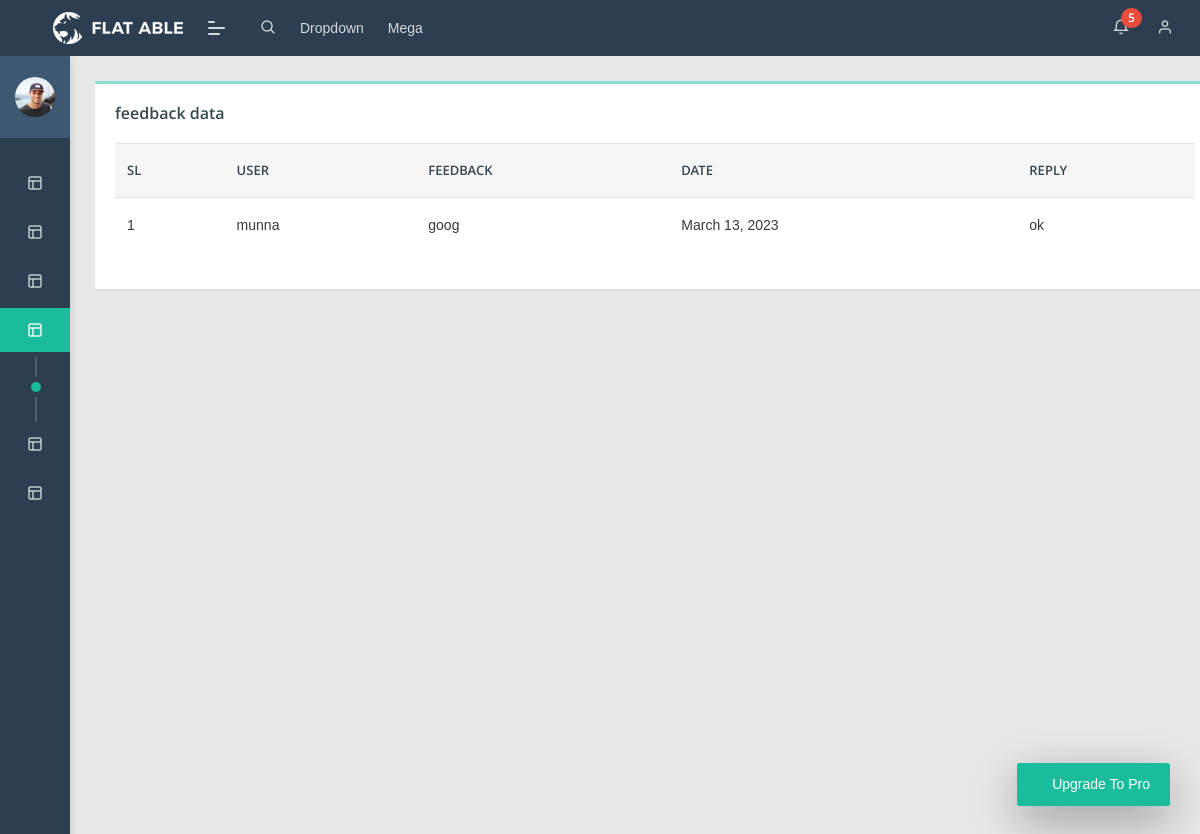
The app's page /feedbacks (signed in) with its own data.
### homeservice_app/models.py (models this page shows)
class Complaints(models.Model):
    user = models.ForeignKey(Login, on_delete=models.DO_NOTHING)
    feedback = models.TextField()
    date = models.DateField(auto_now=True)
    reply = models.TextField(null=True, blank=True)

class Login(AbstractUser):
    is_customer=models.BooleanField(default=False)
    is_workers=models.BooleanField(default=False)

### homeservice_app/views.py (the view)
# urls.py: path("feedbacks", views.feedbacks, name="feedbacks"),
@login_required(login_url='loginpage')
def feedbacks(request):
    n = Complaints.objects.all()
    return render(request,"admin/feedbacks.html",{"feedbacks":n})

### templates/admin/feedbacks.html (shortened to what this page needs)
{% extends "admin/admin base.html" %}
{% block content %}
<div class="card" style="width: 70rem;">
    <div class="card-body">
    <h5 class="card-title">feedback data</h5>
<table class="table">
  <thead>
    <tr>
      <th scope="col">SL</th>
      <th scope="col">USER</th>
      <th scope="col">FEEDBACK</th>
        <th scope="col">DATE</th>
      <th scope="col">REPLY</th>
    </tr>
  </thead>
  <tbody>
   {% for n in feedbacks %}
   <tr>
     <td>{{forloop.counter}}</td>
    <td>{{n.user}}</td>
   <td>{{n.feedback}}</td>
    <td>{{n.date}}</td>
       <td>{% if n.reply == None %}
           <a href= "{% url 'reply_feedback' n.id %}">Reply now </a>
           {% else %}
           {{n.reply}}
       {% endif %}
          </td>
       {% empty %}
   </tr>
    <tr>
       <td colspan="7"><h3>No results found</h3></td>
   </tr>
   {% endfor %}
  </tbody>
        </table>
  {% endblock %}

### records on screen
Complaints: user "munna", feedback "goog", date "March 13, 2023", reply "ok"
